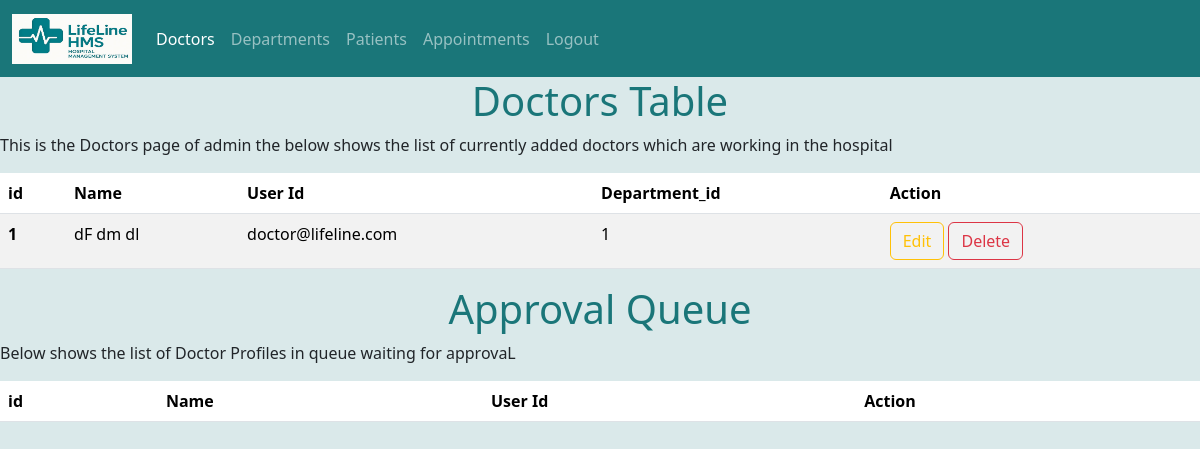
The app's page /SignedIn/admin/Doctors, older data.
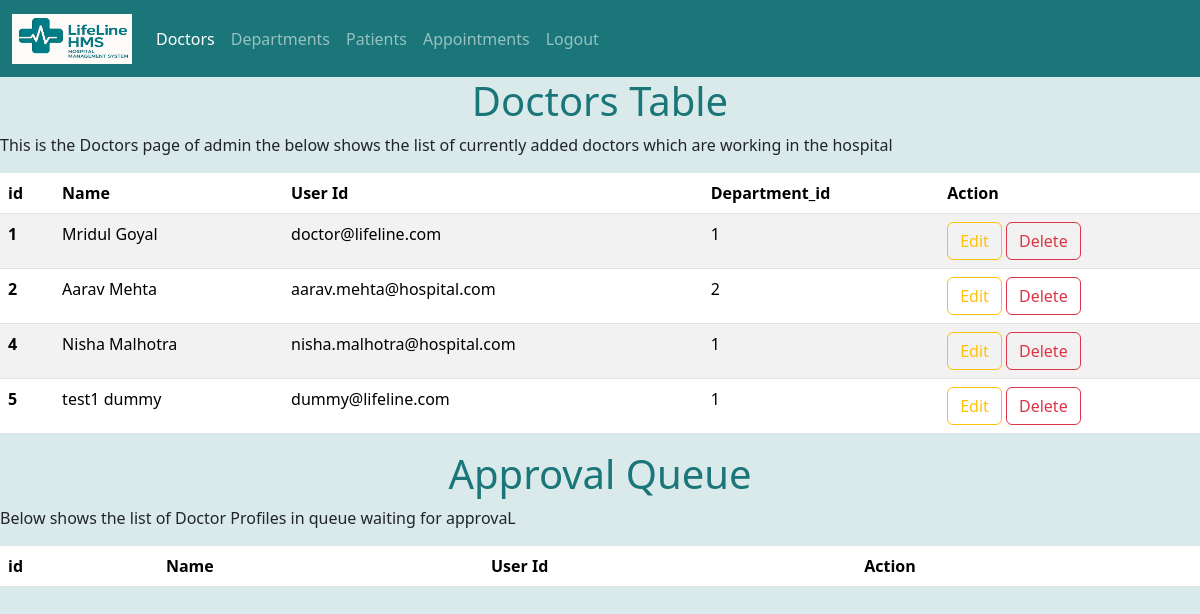
The same page, newer data.
### app/models.py (models this page shows)
class Doctor(db.Model):
    __tablename__ = "doctors"
    id = db.Column(db.Integer, primary_key=True)
    First_name = db.Column(db.Text, nullable=False)
    Middle_name = db.Column(db.Text)
    Last_name = db.Column(db.Text)
    user_id = db.Column(db.Text, db.ForeignKey("users.id", ondelete="CASCADE"), nullable=False)
    user = db.relationship("User", backref=db.backref("doctor", uselist=False, cascade="all,delete"))
    Mobile = db.Column(db.Integer, nullable=False)
    specialization = db.Column(db.String(120))
    Spec_date = db.Column(db.Date)
    bio = db.Column(db.Text)
    department_id = db.Column(db.Integer, db.ForeignKey("departments.id", ondelete="CASCADE"))
    department = db.relationship("Department", back_populates="doctors")
    availabilities = db.relationship("DoctorAvailability", back_populates="doctor", cascade="all,delete-orphan")
    appointments = db.relationship("Appointment", back_populates="doctor", cascade="all,delete-orphan")

### app/app.py (the view)
@app.route('/SignedIn/admin/Doctors')
def admin():
    conn = sqlite3.connect('./instance/dev.db')
    c = conn.cursor()
    c.execute("SELECT id,First_name, Middle_name,Last_name, user_id, department_id FROM doctors")
    allDoctors = c.fetchall()
    c.execute("SELECT id,first_name, middle_name,surname, email FROM que")
    queueDoctors = c.fetchall()
    all=(c.execute("SELECT d.id, d.First_name, d.Middle_name,d.Last_name, d.user_id, d.department_id,u.phone,d.specialization, d.Spec_date, d.bio FROM doctors d,users u WHERE u.email=d.user_id")).fetchall()
    conn.close()
    return render_template('SignedIn/admin.html', allDoctors=all, queueDoctors=queueDoctors)

### app/templates/SignedIn/admin.html (shortened to what this page needs)
<!doctype html>
<html lang="en">
  <head>
    <link href="https://cdn.jsdelivr.net/npm/bootstrap@5.3.8/dist/css/bootstrap.min.css" rel="stylesheet">
    <link rel="stylesheet" href="./style/style.css">
  </head>
  <body style="background-color:#dae9ea;">
    <nav class="navbar navbar-expand-lg navbar-dark" style="background-color: #1a7679;">
        <div class="container-fluid">
            <a class="navbar-brand" href="/SignedIn/admin/Doctors">
                <img src="../../static/logo.jpg" alt="Logo" width="120" height="50" class="d-inline-block align-text-top">
            </a>
            <div class="collapse navbar-collapse" id="navbarNavDropdown">
                <ul class="navbar-nav">
                    <li class="nav-item">
                        <a class="nav-link active" aria-current="page" href="/SignedIn/admin/Doctors">Doctors</a>
                    </li>
                    <li class="nav-item">
                        <a class="nav-link" href="/SignedIn/admin/Departments">Departments</a>
                    </li>
                    <li class="nav-item">
                        <a class="nav-link" href="/SignedIn/admin/patients">Patients</a>
                    </li>
                    <li class="nav-item">
                        <a class="nav-link" href="/SignedIn/admin/appointments">Appointments</a>
                    </li>
                    <li class="nav-item">
                        <a class="nav-link" href="/">Logout</a>
                    </li>
                </ul>
            </div>
        </div>
    </nav>
    <div>
      <h1 style="text-align: center; color: #1a7679;">Doctors Table</h1>
      <p> This is the Doctors page of admin the below shows the list of currently added doctors which are working in the hospital</p>
    </div>
    <div class="table-responsive">
      <table class="table table-striped table-hover">
        <thead>
          <tr>
            <th scope="col">id</th>
            <th scope="col">Name</th>
            <th scope="col">User Id</th>
            <th scope="col">Department_id</th>
            <th scope="col">Action</th>
          </tr>
        </thead>
        <tbody>
          {% for Doctor in allDoctors %}
            <tr>
              <th scope="row">{{Doctor[0]}}</th>
              <td>{{Doctor[1]}} {{Doctor[2]}} {{Doctor[3]}}</td>
              <td>{{Doctor[4]}}</td>
              <td>{{Doctor[5]}}</td>
              <td>
                <button type="button" class="btn btn-outline-warning"
                    data-bs-toggle="modal"
                    data-bs-target="#editModal"
                    data-id="{{ Doctor[0] }}"
                    data-u-id="{{ Doctor[4] }}"
                    data-fname="{{ Doctor[1]|e }}"
                    data-mname="{{ Doctor[2]|e }}"
                    data-lname="{{ Doctor[3]|e }}"
                    data-deptid="{{ Doctor[5]|e }}"
                    data-mobile="{{ Doctor[6]|e }}"
                    data-specialization="{{ Doctor[7]|e }}"
                    data-Spec_date="{{ Doctor[8]|e }}"
                    data-bio="{{ Doctor[9]|e }}">
                    Edit
                </button>
                <a class="btn btn-outline-danger" href="{{ url_for('user_delete', user_id=Doctor[4]) }}">
                  Delete
                </a>
              </td>
            </tr>
          {% endfor %}
        </tbody>
      </table>
    </div>
    <div>
      <h1 style="text-align: center; color: #1a7679;">Approval Queue</h1>
      <p>Below shows the list of Doctor Profiles in queue waiting for approvaL</p>
    </div>
    <div class="table-responsive">
      <table class="table table-striped table-hover">
        <thead>
          <tr>
            <th scope="col">id</th>
            <th scope="col">Name</th>
            <th scope="col">User Id</th>
            <th scope="col">Action</th>
          </tr>
        </thead>
      </table>
    </div>
  </body>
</html>

Row changes from the older to the newer data that the page shows:
changed Doctor "doctor@lifeline.com": First_name "dF" → "Mridul"; Last_name "dl" → "Goyal"; Middle_name "dm" → (not shown)
added Doctor: id "2", First_name "Aarav", Last_name "Mehta", user "aarav.mehta@hospital.com", department "2"
added Doctor: id "4", First_name "Nisha", Last_name "Malhotra", user "nisha.malhotra@hospital.com", department "1"
added Doctor: id "5", First_name "test1", Last_name "dummy", user "dummy@lifeline.com", department "1"
